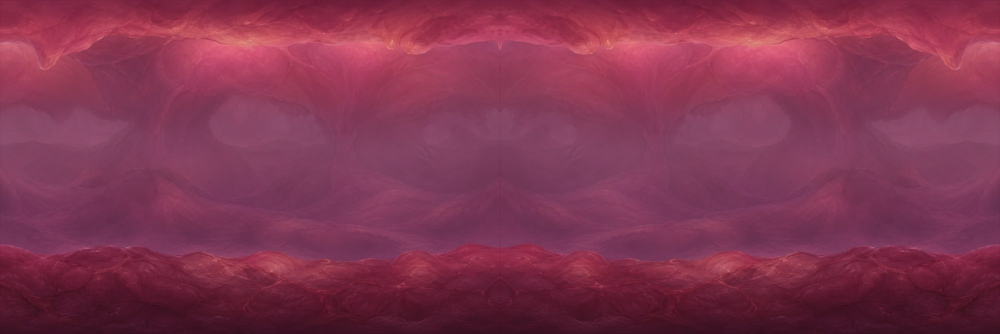
#> input picture assets/backgrounds/2/bg2_far.jpg, 2000 x 667 px (shown at 1/2 size)
$ python fai_copertina.py
#> lines starting #> are read from the running program, lines starting #| are printed output that depends on the picture
# fai_copertina.py — l'IMMAGINE DI COPERTINA per la scheda su Google Play (1024x500).
#
#     python tools\fai_copertina.py [uscita.png]
#
# Play la mostra in cima alla scheda e nelle raccolte. Regole che vincolano il disegno:
#   · misura fissa 1024x500, senza trasparenza;
#   · viene RITAGLIATA in modo diverso a seconda di dove compare, quindi niente di importante
#     vicino ai bordi: titolo e personaggio stanno dentro a un margine di sicurezza;
#   · non deve sembrare una schermata del gioco con l'interfaccia sopra, ne' contenere scritte
#     tipo "scarica ora" o finti pulsanti.
#
# Si costruisce dai materiali VERI del gioco (gli stessi strati di sfondo e lo stesso disegno del
# personaggio), non da roba fatta apposta: cosi' chi la vede sullo store riconosce il gioco che
# poi si trova installato.
import sys
from pathlib import Path

import numpy as np
from PIL import Image, ImageDraw, ImageFilter, ImageFont

RADICE = Path(__file__).resolve().parent.parent
L, A = 1024, 500
MARGINE = 60          # zona di sicurezza ai bordi: qui dentro non ci va niente di essenziale

ORO = (255, 209, 102)
ORO_SCURO = (140, 96, 26)
CREMA = (255, 247, 232)


def carica_font(nomi, misura):
    for n in nomi:
        p = Path("C:/Windows/Fonts") / n
        if p.exists():
            return ImageFont.truetype(str(p), misura)
    return ImageFont.load_default()


def personaggio(alto):
    """Il personaggio, preso dal RITRATTO DELL'ICONA — che ha gia' la trasparenza giusta.

    ⚠️ QUESTA E' LA LEZIONE PIU' UTILE DI TUTTA LA COPERTINA: non rifare uno scontorno che
    qualcun altro ha gia' fatto bene. Partendo dal disegno grande su fondo nero
    (`gunpose-straight.png`) sono usciti TRE risultati sbagliati di fila:
      1. un rettangolo NERO attorno al personaggio — avevo dato per scontato il fondo magenta
         come negli altri disegni, e quello e' su nero;
      2. un francobollo blu ingrandito — col fondo nero i contorni scuri spezzano il personaggio
         in decine di pezzi, e "tieni il pezzo piu' grande" ne tiene uno solo;
      3. la montatura degli occhialini TRASPARENTE (segnalato dall'utente) — il riempimento dai
         bordi viaggia lungo i contorni, che sono neri quanto il fondo, ed entra a mangiarsi i
         dettagli interni.
    Provato anche lo sprite del gioco: trasparenza perfetta, ma e' 46x63 pixel e ingrandito per la
    copertina viene un mattone.
    Il ritratto dell'icona risolve tutto: `tools/fai_icone.py` lo ha gia' scontornato una volta
    sola e con cura, e' grande abbastanza, ed e' la stessa faccia che si vede sull'icona dell'app —
    quindi la scheda sullo store e l'icona si somigliano, che e' come dovrebbe essere.
    """
    ritratto = Image.open(RADICE / "android-res/mipmap-xxxhdpi/ic_launcher_foreground.png").convert("RGBA")
    pg = ritratto.crop(ritratto.getbbox())      # via il bordo trasparente della zona di sicurezza
    return pg.resize((round(pg.width * alto / pg.height), alto), Image.LANCZOS)


def sfondo():
    """I tre strati del condotto, gli stessi che scorrono in gioco."""
    base = Image.open(RADICE / "assets/backgrounds/2/bg2_far.jpg").convert("RGBA")
    fondo = base.resize((L, round(base.height * L / base.width)), Image.LANCZOS)
    tela = Image.new("RGBA", (L, A), (40, 12, 30, 255))
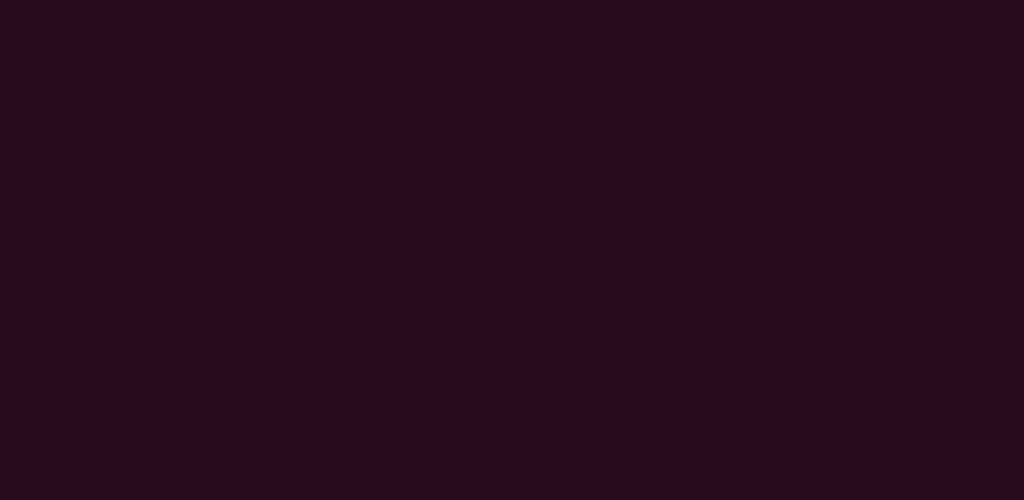
#> tela: PIL image 1024x500 RGBA; mean R, G, B, A 40, 12, 30, 255
    tela.alpha_composite(fondo, (0, (A - fondo.height) // 2))
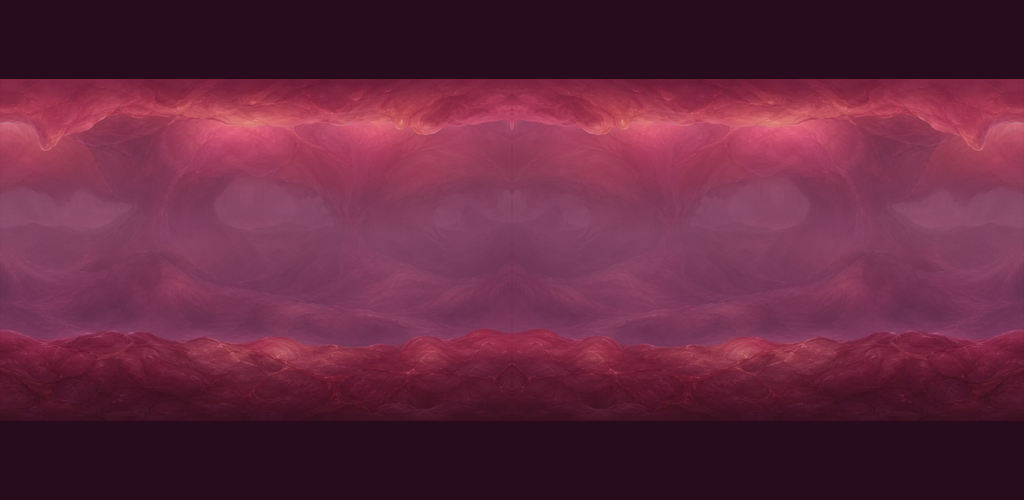
#> tela: PIL image 1024x500 RGBA; mean R, G, B, A 101.4, 39.9, 64.7, 255
    for nome, dx, scala in [("bg2_mid.png", -40, 1.15), ("bg2_near.png", 30, 1.35)]:
        s = Image.open(RADICE / f"assets/backgrounds/2/{nome}").convert("RGBA")
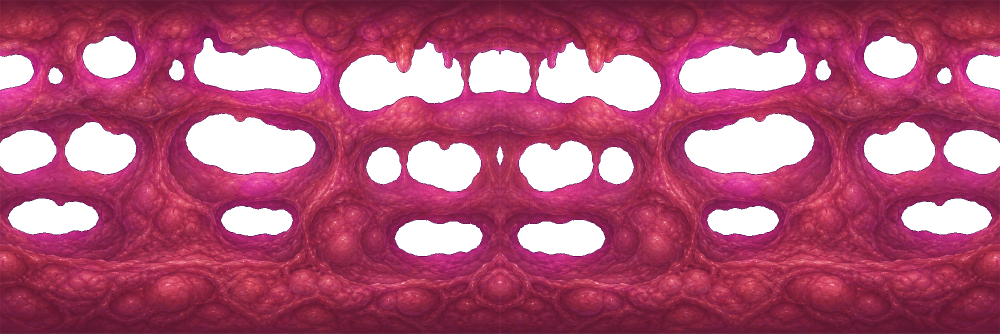
#> input picture assets/backgrounds/2/bg2_mid.png, 2000 x 667 px (shown at 1/2 size)
#> s is the input picture: PIL image 2000x667 RGBA; mean R, G, B, A 123.7, 33.6, 66.1, 201.2
        larg = round(L * scala)
        s = s.resize((larg, round(s.height * larg / s.width)), Image.LANCZOS)
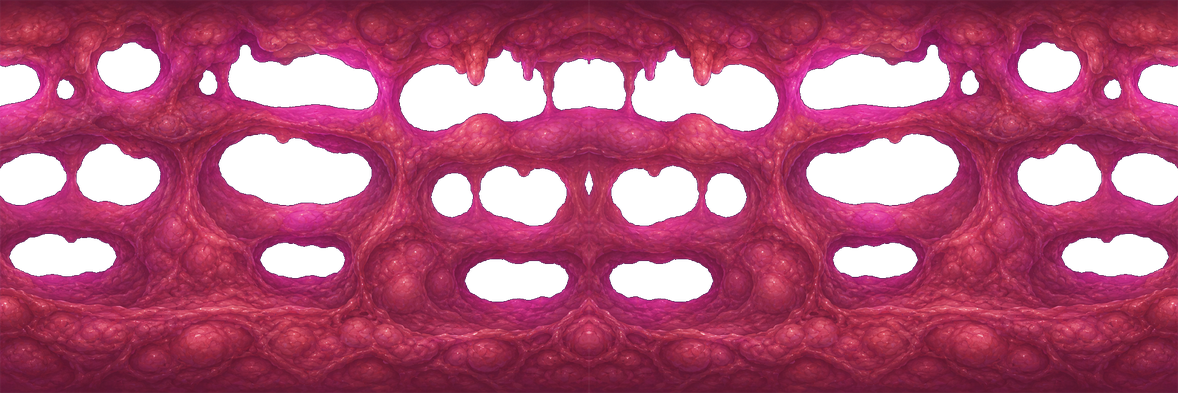
#> s: PIL image 1178x393 RGBA; mean R, G, B, A 125.4, 33.9, 67.7, 201.2; transparent parts drawn white
        tela.alpha_composite(s, (dx, A - s.height + 40))
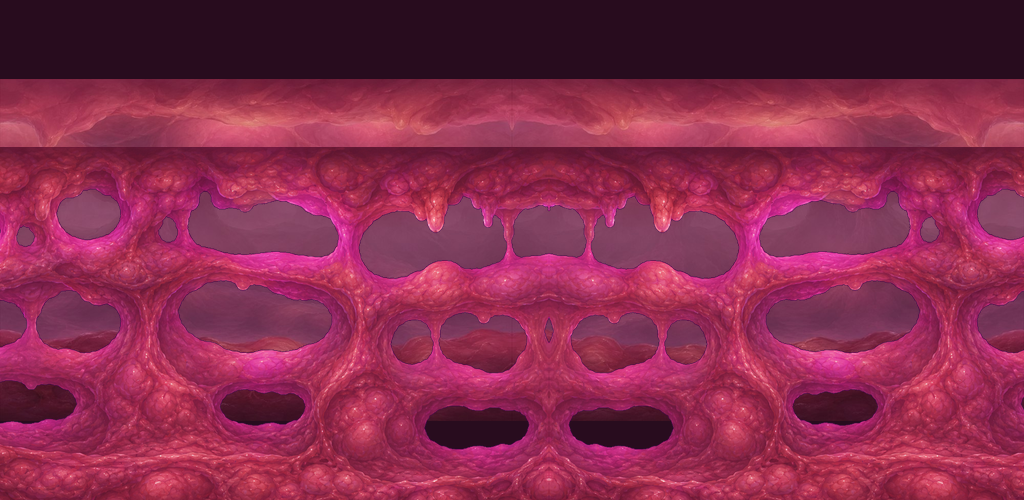
#> tela: PIL image 1024x500 RGBA; mean R, G, B, A 135.8, 42.7, 77.1, 255
#> pass 2 of the loop in sfondo, `for nome, dx, scala in [("bg2_mid.png", -40, 1.15), ("bg2_near.png", 3..`:
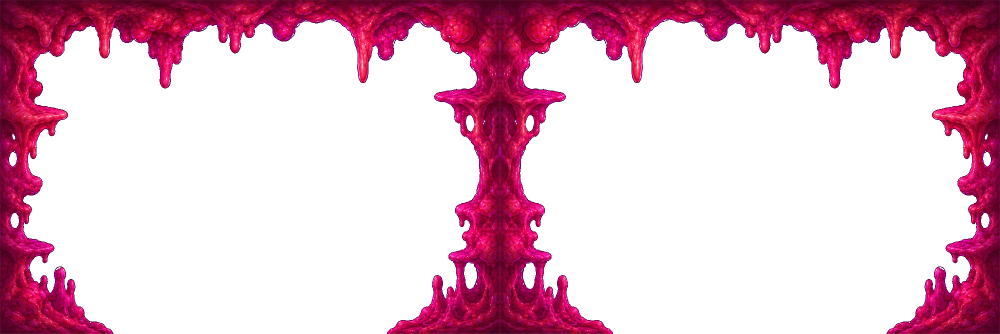
#> input picture assets/backgrounds/2/bg2_near.png, 2000 x 667 px (shown at 1/2 size)
#> in sfondo, s is the input picture: PIL image 2000x667 RGBA; mean R, G, B, A 43.7, 2.3, 18.9, 70.7
#> in sfondo, `s = s.resize((larg, round(s.height * larg / s.width)), Image.LANCZOS)`:
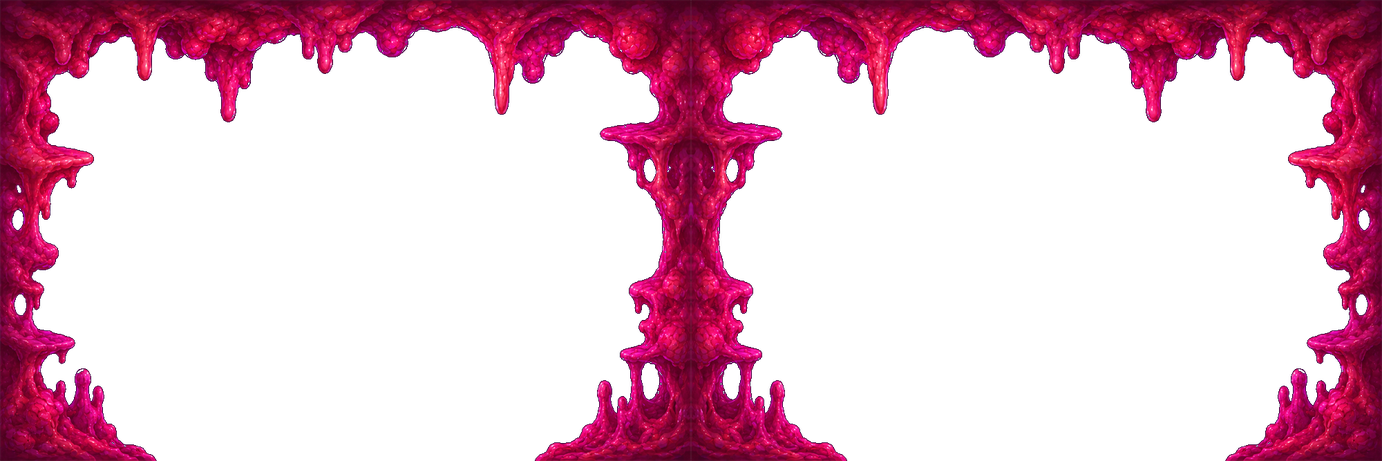
#> s: PIL image 1382x461 RGBA; mean R, G, B, A 44.6, 2.3, 19.7, 70.7; transparent parts drawn white
#> in sfondo, `tela.alpha_composite(s, (dx, A - s.height + 40))`:
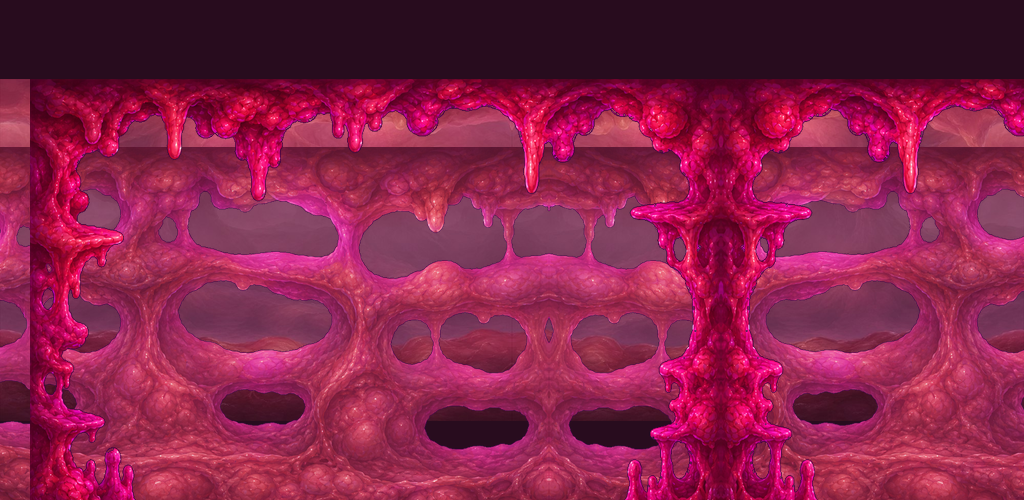
#> tela: PIL image 1024x500 RGBA; mean R, G, B, A 136.5, 33.2, 74, 255
    return tela


def scurisci_per_il_testo(tela, fino_a):
    """Velo scuro a sinistra: senza, il titolo chiaro finisce sopra al rosa chiaro e non si legge."""
#> called with fino_a = 620
    velo = Image.new("RGBA", (L, A), (0, 0, 0, 0))
#> velo: PIL image 1024x500 RGBA; every value is 0
    d = ImageDraw.Draw(velo)
    for x in range(fino_a):
        # sfuma da opaco a trasparente, cosi' non si vede il bordo del velo
        alpha = int(190 * max(0.0, 1 - (x / fino_a) ** 1.6))
        d.line([(x, 0), (x, A)], fill=(24, 6, 18, alpha))
    tela.alpha_composite(velo)
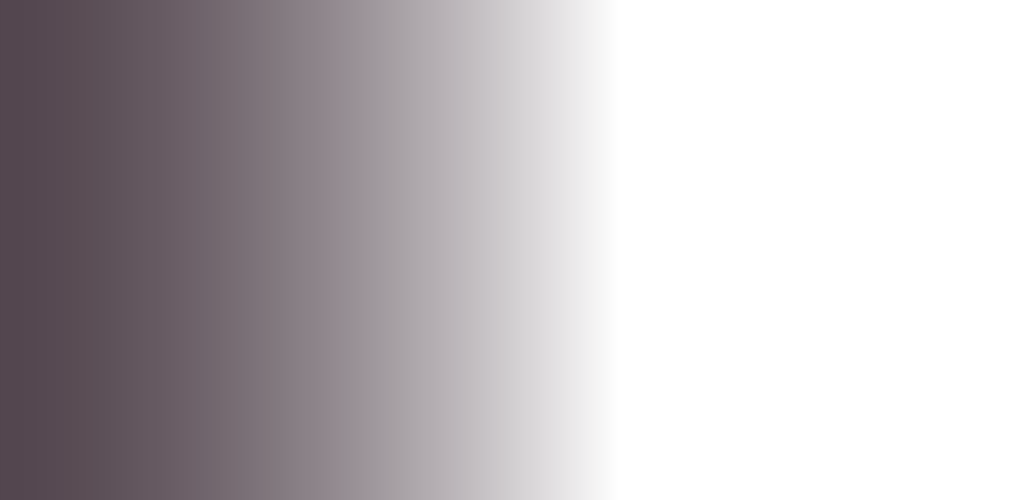
#> velo: PIL image 1024x500 RGBA; mean R, G, B, A 14.5, 3.6, 10.9, 70.6; transparent parts drawn white
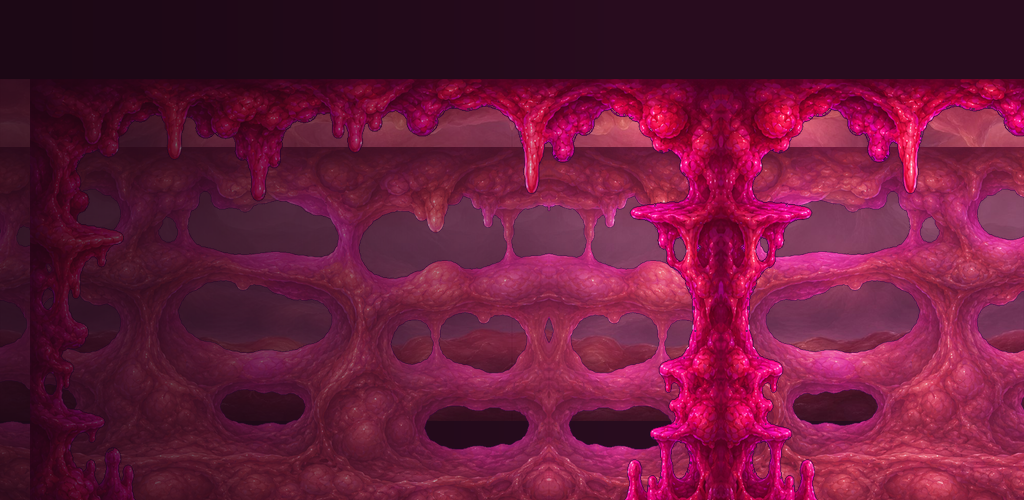
#> tela: PIL image 1024x500 RGBA; mean R, G, B, A 105.5, 25.6, 58.7, 255


def testo_con_bordo(d, xy, testo, font, colore, bordo, spessore, ancora="lm"):
    d.text(xy, testo, font=font, fill=bordo, anchor=ancora, stroke_width=spessore, stroke_fill=bordo)
    d.text(xy, testo, font=font, fill=colore, anchor=ancora)


def main():
    uscita = Path(sys.argv[1]) if len(sys.argv) > 1 else RADICE / "docs/store/copertina.png"
    uscita.parent.mkdir(parents=True, exist_ok=True)

    tela = sfondo()
    scurisci_per_il_testo(tela, 620)

    # --- il personaggio, a destra, grande. Ombra dietro per staccarlo dallo sfondo carnoso.
    # ⚠️ Sta TUTTO dentro al margine di sicurezza, mano tesa compresa: Play ritaglia la copertina
    # in modo diverso a seconda di dove la mostra, e un braccio che tocca il bordo li' sparisce.
    pg = personaggio(392)
    alt = pg.height
    px, py = L - MARGINE - pg.width, A - alt - MARGINE // 2
    ombra = Image.new("RGBA", pg.size, (0, 0, 0, 0))
    ombra.paste((0, 0, 0, 150), (0, 0), pg)
    ombra = ombra.filter(ImageFilter.GaussianBlur(9))
    tela.alpha_composite(ombra, (px + 8, py + 8))
    tela.alpha_composite(pg, (px, py))

    d = ImageDraw.Draw(tela)
    # --- titolo. Consolas Bold: e' la stessa famiglia monospazio usata dal gioco a schermo.
    f_titolo = carica_font(["consolab.ttf", "arialbd.ttf"], 108)
    f_sotto = carica_font(["consolab.ttf", "arialbd.ttf"], 34)
    f_riga = carica_font(["consolab.ttf", "arialbd.ttf"], 26)

    testo_con_bordo(d, (MARGINE, 168), "WAXOUT", f_titolo, ORO, (26, 8, 18), 6, "lm")
    testo_con_bordo(d, (MARGINE + 5, 236), "The Earwax War", f_sotto, CREMA, (26, 8, 18), 4, "lm")

    # filo dorato sotto al titolo: chiude il blocco di testo e da' ordine
    d.line([(MARGINE + 4, 268), (MARGINE + 430, 268)], fill=ORO_SCURO, width=3)

    testo_con_bordo(d, (MARGINE + 5, 306), "Pulisci il condotto.", f_riga, CREMA, (26, 8, 18), 4, "lm")
    testo_con_bordo(d, (MARGINE + 5, 342), "Sopravvivi al cerume.", f_riga, ORO, (26, 8, 18), 4, "lm")

    tela.convert("RGB").save(uscita, quality=95)
    print(f"copertina salvata: {uscita}  ({L}x{A})")
    dentro = px >= MARGINE and px + pg.width <= L - MARGINE and py + alt <= A - 20
    print(f"margine di sicurezza {MARGINE}px: personaggio da x={px} a x={px + pg.width}, "
          f"base a y={py + alt} -> {'dentro' if dentro else 'FUORI, da correggere'}")


if __name__ == "__main__":
#> (the run stopped early here; a loop or call above may not have finished)
